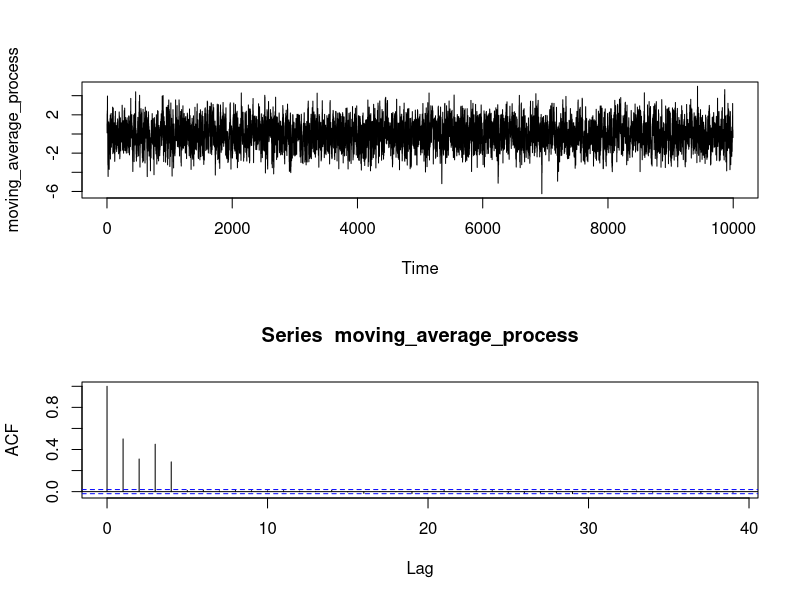

Source code (R):
# Specify parameters for MA(q) process
n = 10000
# first weight should be 1
weights= c(1,0.4,0.2,0.6,0.5)

# Generate noise
set.seed(42)
noise = rnorm(n)

#for q=2, n=10000
#ma_2 = NULL
#for (i in 3:10000){
#  ma_2[i]=noise[i]+0.7*noise[i-1]+0.2*noise[i-2]
#}
# moving_average_process=ts(ma_2[3:10000])

ma_q = NULL
q = length(weights)-1
for (i in 1:q){
  ma_q[i] = as.numeric(t(matrix(weights[1:i]))%*%(matrix(noise[i:1])))
}

#start (i+q) from q+1, ... , n
#X[q+1] = w[1]*Z[q+1] + ... + w[q+1]*z[1]
#X[n] = w[1]*Z[n] + ... + w[q+1]*z[n-q]
for (i in 1:(n-q)){
  ma_q[(i+q)]=as.numeric(t(matrix(weights))%*%(matrix(noise[(i+q):i])))
}

# Alternatively, time can be shifted
#for (i in q:n){
#  ma_q[(i-(q-1))]=as.numeric(t(matrix(weights))%*%(matrix(noise[i:i-q])))
#}

moving_average_process=ts(ma_q[(q+1):n])

#2rows, 1col
par(mfrow=c(2,1)) 
plot(moving_average_process)
acf(moving_average_process)